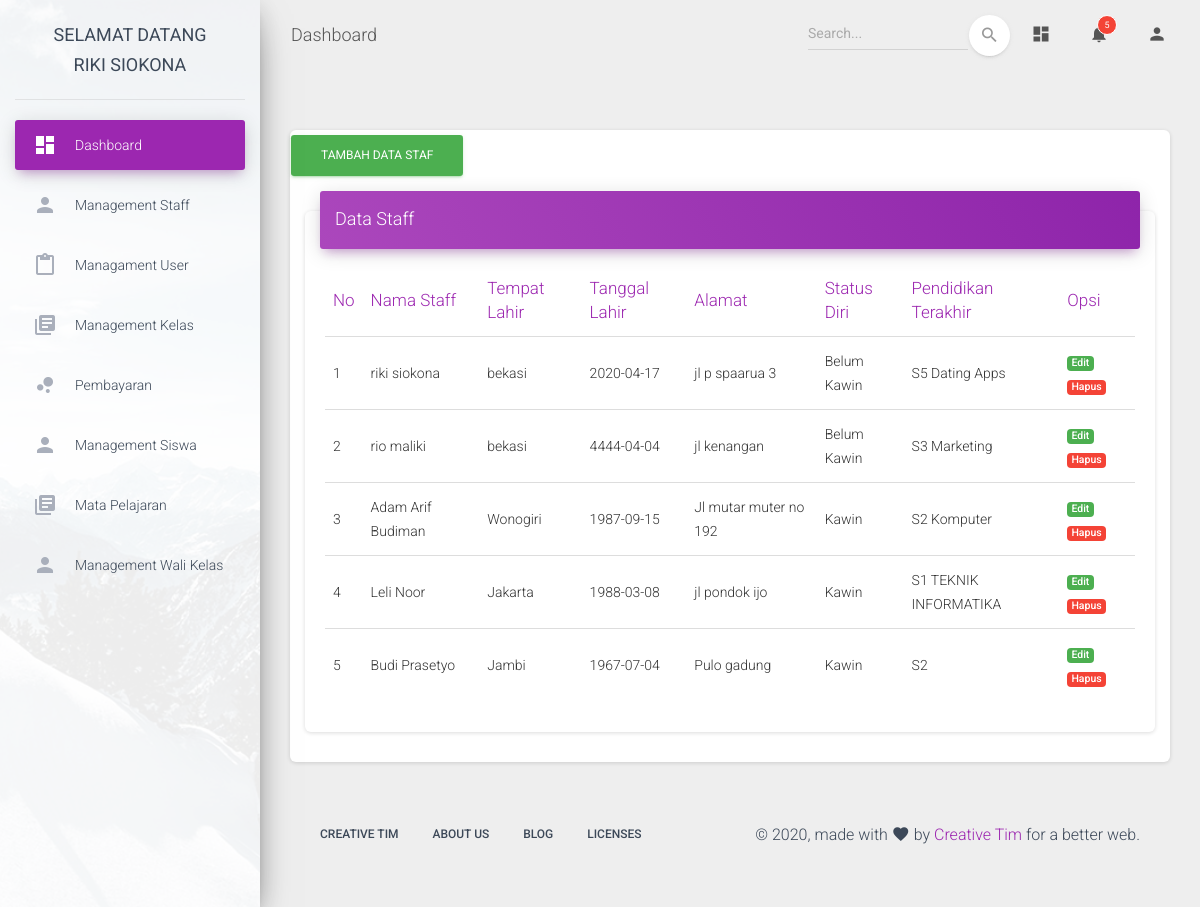
Page /admin/index.php?content=staff (signed in) on the committed database.
### tables this page shows
CREATE TABLE `user` (
  `id_user` int(10) NOT NULL,
  `username` varchar(25) NOT NULL,
  `password` varchar(25) NOT NULL,
  `id_staf` varchar(10) NOT NULL,
  `level` varchar(20) NOT NULL
);

CREATE TABLE `staf_sekolah` (
  `id_staf` int(11) NOT NULL,
  `nama_staf` varchar(30) NOT NULL,
  `tempat_lahir` varchar(20) NOT NULL,
  `tgl_lahir` varchar(30) NOT NULL,
  `alamat` varchar(30) NOT NULL,
  `status_diri` varchar(20) NOT NULL,
  `pendidikan_terakhir` varchar(30) NOT NULL
);

### admin/staff.php (the view, shortened to what this page needs)
<!DOCTYPE html>
<html lang="en">
<head>
</head>
<body>
<a class="btn btn-success" href="input-staff.php"> Tambah Data Staf </a>
<div class="content">
        <div class="container-fluid">
          <div class="row">
            <div class="col-md-12">
              <div class="card">
                <div class="card-header card-header-primary">
                  <h4 class="card-title ">Data Staff</h4>
                </div>
                <div class="card-body">
                  <div class="table-responsive">
                    <table class="table">
                      <thead class=" text-primary">
                        <th>No</th>
                        <th>Nama Staff</th>
                        <th>Tempat Lahir</th>
                        <th>Tanggal Lahir</th>
                        <th>Alamat</th>
                        <th>Status Diri</th>
                        <th>Pendidikan Terakhir</th>
                        <th>Opsi</th>
                      </thead>
                      <tbody>
                        <?php
                            include 'koneksi.php';
                            $no = 1;
                            $select = mysqli_query($conn, "SELECT * FROM staf_sekolah");
                            while($hasil = mysqli_fetch_array($select)){
                        ?>
                        <tr>
                        <td>
                            <?php echo $no++ ?>
                        </td>
                        <td>
                            <?php echo $hasil['nama_staf'] ?>
                        </td>
                        <td>
                            <?php echo $hasil['tempat_lahir'] ?>
                        </td>
                        <td>
                            <?php echo $hasil['tgl_lahir'] ?>
                        </td>
                        <td>
                            <?php echo $hasil['alamat'] ?>
                        </td>
                        <td>
                            <?php echo $hasil['status_diri'] ?>
                        </td>
                        <td>
                            <?php echo $hasil['pendidikan_terakhir'] ?>
                        </td>
                        <td>
                            <a href="edit-staff.php?id_staf=<?php echo $hasil['id_staf'] ?>" class="badge badge-success"> Edit </a>
                            <a href="../config/staff/hapus_data.php?id_staf=<?php echo $hasil['id_staf'] ?> " class="badge badge-danger"> Hapus </a>
                        </td>
                        <?php } ?>
                        </tr>
                      </tbody>
                    </table>
                  </div>
                </div>
              </div>
            </div>
          </div>
        </div>
      </div>
</body>
</html>

### admin/index.php (shortened to what this page needs)
<?php
  include '../config/koneksi.php';
  $id_staf  = $_SESSION['id_staf'];
  $sql      = "SELECT a.*, b.* FROM user a INNER join staf_sekolah b ON a.id_staf = b.id_staf WHERE a.id_staf=$id_staf ";
  $query    = mysqli_query($conn, $sql)or die(mysqli_error());
  $data     = mysqli_fetch_array($query);
  if(isset($_GET['content'])) $content = $_GET['content'];
  else $content = "index";
?>
<!DOCTYPE html>
<html lang="en">
<head>
  <link rel="stylesheet" href="https://maxcdn.bootstrapcdn.com/font-awesome/latest/css/font-awesome.min.css">
  <link href="../assets/css/material-dashboard.css?v=2.1.2" rel="stylesheet" />
  <link href="../assets/demo/demo.css" rel="stylesheet" />
</head>
<body class="">
  <div class="wrapper ">
    <div class="sidebar" data-color="purple" data-background-color="white" data-image="../assets/img/sidebar-1.jpg">
      <div class="logo"><a href="#" class="simple-text logo-normal">
          Selamat Datang <br> <?= $data['nama_staf']?>
        </a></div>
      <div class="sidebar-wrapper">
        <ul class="nav">
          <li class="nav-item active  ">
            <a class="nav-link" href="index.php?content=dashboard">
              <i class="material-icons">dashboard</i>
              <p>Dashboard</p>
            </a>
          </li>
          <li class="nav-item ">
            <a class="nav-link" href="index.php?content=staff">
              <i class="material-icons">person</i>
              <p> Management Staff </p>
            </a>
          </li>
          <li class="nav-item ">
            <a class="nav-link" href="index.php?content=user">
              <i class="material-icons">content_paste</i>
              <p> Managament User </p>
            </a>
          </li>
          <li class="nav-item ">
            <a class="nav-link" href="index.php?content=kelas">
              <i class="material-icons">library_books</i>
              <p> Management Kelas </p>
            </a>
          </li>
          <li class="nav-item ">
            <a class="nav-link" href="index.php?content=pembayaran">
              <i class="material-icons">bubble_chart</i>
              <p> Pembayaran </p>
            </a>
            <li class="nav-item ">
            <a class="nav-link" href="index.php?content=siswa">
              <i class="material-icons">person</i>
              <p> Management Siswa </p>
            </a>
            <li class="nav-item ">
            <a class="nav-link" href="index.php?content=mapel">
              <i class="material-icons">library_books</i>
              <p> Mata Pelajaran </p>
            </a>
            <li class="nav-item ">
            <a class="nav-link" href="index.php?content=wali">
              <i class="material-icons">person</i>
              <p> Management Wali Kelas </p>
            </a>
        </ul>
      </div>
    </div>
    <div class="main-panel">
      <nav class="navbar navbar-expand-lg navbar-transparent navbar-absolute fixed-top ">
        <div class="container-fluid">
          <div class="navbar-wrapper">
            <a class="navbar-brand" href="javascript:;">Dashboard</a>
          </div>
          <div class="collapse navbar-collapse justify-content-end">
            <form class="navbar-form">
              <div class="input-group no-border">
                <input type="text" value="" class="form-control" placeholder="Search...">
                <button type="submit" class="btn btn-white btn-round btn-just-icon">
                  <i class="material-icons">search</i>
                  <div class="ripple-container"></div>
                </button>
              </div>
            </form>
            <ul class="navbar-nav">
              <li class="nav-item">
                <a class="nav-link" href="javascript:;">
                  <i class="material-icons">dashboard</i>
                </a>
              </li>
              <li class="nav-item dropdown">
                <a class="nav-link" href="http://example.com" id="navbarDropdownMenuLink" data-toggle="dropdown" aria-haspopup="true" aria-expanded="false">
                  <i class="material-icons">notifications</i>
                  <span class="notification">5</span>
                </a>
              </li>
              <li class="nav-item dropdown">
                <a class="nav-link" href="javascript:;" id="navbarDropdownProfile" data-toggle="dropdown" aria-haspopup="true" aria-expanded="false">
                  <i class="material-icons">person</i>
                </a>
              </li>
            </ul>
          </div>
        </div>
      </nav>
      <div class="content">
            <div class="container-fluid">
                <div class="row">
                    <div class="col-md-12">
                        <div class="card">
                            <div class="content">
                                <?php
                                if ($content=='staff')
                                    include 'staff.php';
                                ?>
                                </div>
                            </div>
                        </div>
                    </div>
      <footer class="footer">
        <div class="container-fluid">
          <nav class="float-left">
            <ul>
              <li>
                <a href="https://www.creative-tim.com">
                  Creative Tim
                </a>
              </li>
              <li>
                <a href="https://creative-tim.com/presentation">
                  About Us
                </a>
              </li>
              <li>
                <a href="http://blog.creative-tim.com">
                  Blog
                </a>
              </li>
              <li>
                <a href="https://www.creative-tim.com/license">
                  Licenses
                </a>
              </li>
            </ul>
          </nav>
          <div class="copyright float-right">
            &copy;
            , made with <i class="material-icons">favorite</i> by
            <a href="https://www.creative-tim.com" target="_blank">Creative Tim</a> for a better web.
          </div>
        </div>
      </footer>
    </div>
  </div>
</body>
</html>

### rows in the picture
user: id_staf.nama_staf "RIKI SIOKONA"
staf_sekolah: nama_staf "riki siokona", tempat_lahir "bekasi", tgl_lahir "2020-04-17", alamat "jl p spaarua 3", status_diri "Belum Kawin", pendidikan_terakhir "S5 Dating Apps"
staf_sekolah: nama_staf "rio maliki", tempat_lahir "bekasi", tgl_lahir "4444-04-04", alamat "jl kenangan", status_diri "Belum Kawin", pendidikan_terakhir "S3 Marketing"
staf_sekolah: nama_staf "Adam Arif Budiman", tempat_lahir "Wonogiri", tgl_lahir "1987-09-15", alamat "Jl mutar muter no 192", status_diri "Kawin", pendidikan_terakhir "S2 Komputer"
staf_sekolah: nama_staf "Leli Noor", tempat_lahir "Jakarta", tgl_lahir "1988-03-08", alamat "jl pondok ijo", status_diri "Kawin", pendidikan_terakhir "S1 TEKNIK INFORMATIKA"
staf_sekolah: nama_staf "Budi Prasetyo", tempat_lahir "Jambi", tgl_lahir "1967-07-04", alamat "Pulo gadung", status_diri "Kawin", pendidikan_terakhir "S2"
